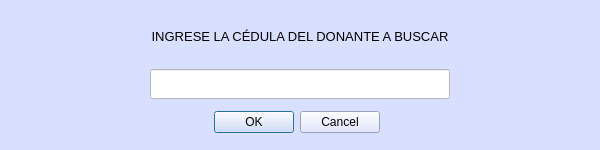
<?xml version="1.0" encoding="UTF-8"?>
<ui version="4.0">
 <class>Dialog</class>
 <widget class="QDialog" name="Dialog">
  <property name="geometry">
   <rect>
    <x>0</x>
    <y>0</y>
    <width>600</width>
    <height>150</height>
   </rect>
  </property>
  <property name="minimumSize">
   <size>
    <width>600</width>
    <height>150</height>
   </size>
  </property>
  <property name="maximumSize">
   <size>
    <width>600</width>
    <height>150</height>
   </size>
  </property>
  <property name="windowTitle">
   <string>Dialog</string>
  </property>
  <property name="styleSheet">
   <string notr="true">background-color: rgb(217, 223, 255);</string>
  </property>
  <layout class="QGridLayout" name="gridLayout">
   <item row="0" column="0">
    <widget class="QLabel" name="label">
     <property name="maximumSize">
      <size>
       <width>1000</width>
       <height>40</height>
      </size>
     </property>
     <property name="text">
      <string>&lt;html&gt;&lt;head/&gt;&lt;body&gt;&lt;p align=&quot;center&quot;&gt;&lt;span style=&quot; font-size:10pt;&quot;&gt;INGRESE LA CÉDULA DEL DONANTE A BUSCAR&lt;/span&gt;&lt;/p&gt;&lt;/body&gt;&lt;/html&gt;</string>
     </property>
    </widget>
   </item>
   <item row="1" column="0">
    <widget class="QLineEdit" name="InputCedula">
     <property name="maximumSize">
      <size>
       <width>300</width>
       <height>30</height>
      </size>
     </property>
     <property name="styleSheet">
      <string notr="true">background-color: rgb(255, 255, 255);</string>
     </property>
    </widget>
   </item>
   <item row="2" column="0">
    <widget class="QDialogButtonBox" name="BotonOkCancel">
     <property name="enabled">
      <bool>true</bool>
     </property>
     <property name="maximumSize">
      <size>
       <width>230</width>
       <height>16777215</height>
      </size>
     </property>
     <property name="orientation">
      <enum>Qt::Horizontal</enum>
     </property>
     <property name="standardButtons">
      <set>QDialogButtonBox::Cancel|QDialogButtonBox::Ok</set>
     </property>
    </widget>
   </item>
  </layout>
 </widget>
 <resources/>
 <connections/>
</ui>
